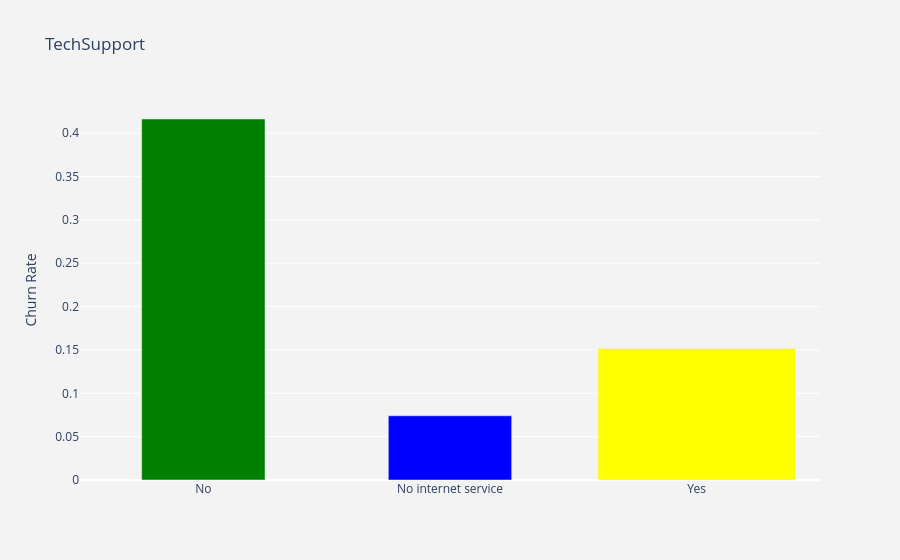

Notebook cell for this chart:
### Code cell
visualization_churn_rate('TechSupport')

### Figure 1 — Plotly figure (JSON) as saved in the notebook; plotly's stock layout.template omitted (floating-point values rounded to 4 significant figures)
{"data": [{"marker": {"color": ["green", "blue", "yellow"]}, "type": "bar", "width": [0.5, 0.5], "x": ["No", "No internet service", "Yes"], "y": [0.4164, 0.07405, 0.1517]}], "layout": {"paper_bgcolor": "rgb(243,243,243)", "plot_bgcolor": "rgb(243,243,243)", "title": {"text": "TechSupport"}, "xaxis": {"type": "category"}, "yaxis": {"title": {"text": "Churn Rate"}}}}
